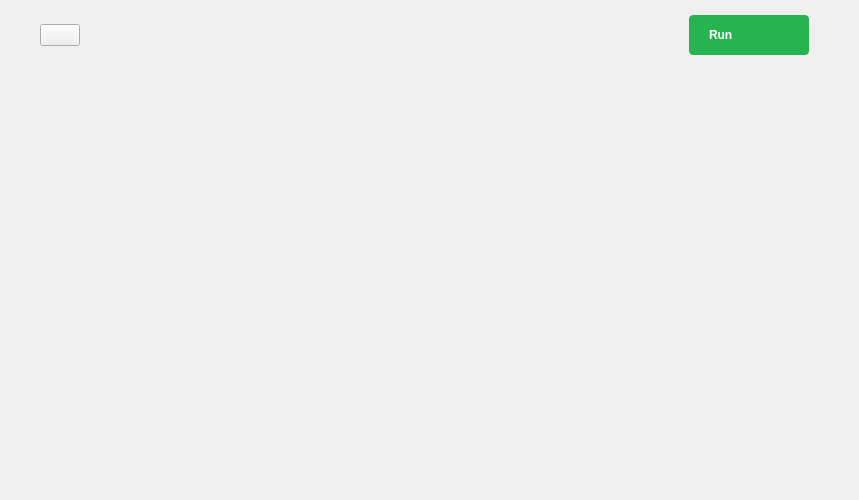
<?xml version="1.0" encoding="UTF-8"?>
<ui version="4.0">
 <class>DigitalIO</class>
 <widget class="QWidget" name="DigitalIO">
  <property name="geometry">
   <rect>
    <x>0</x>
    <y>0</y>
    <width>859</width>
    <height>500</height>
   </rect>
  </property>
  <property name="sizePolicy">
   <sizepolicy hsizetype="Preferred" vsizetype="Preferred">
    <horstretch>0</horstretch>
    <verstretch>0</verstretch>
   </sizepolicy>
  </property>
  <property name="minimumSize">
   <size>
    <width>0</width>
    <height>500</height>
   </size>
  </property>
  <property name="windowTitle">
   <string>Form</string>
  </property>
  <layout class="QVBoxLayout" name="verticalLayout">
   <property name="spacing">
    <number>0</number>
   </property>
   <property name="leftMargin">
    <number>0</number>
   </property>
   <property name="topMargin">
    <number>0</number>
   </property>
   <property name="rightMargin">
    <number>0</number>
   </property>
   <property name="bottomMargin">
    <number>0</number>
   </property>
   <item>
    <widget class="adiscope::DetachDragZone" name="widget" native="true">
     <property name="minimumSize">
      <size>
       <width>0</width>
       <height>50</height>
      </size>
     </property>
     <layout class="QVBoxLayout" name="verticalLayout_3">
      <property name="spacing">
       <number>0</number>
      </property>
      <property name="leftMargin">
       <number>0</number>
      </property>
      <property name="topMargin">
       <number>0</number>
      </property>
      <property name="rightMargin">
       <number>0</number>
      </property>
      <property name="bottomMargin">
       <number>0</number>
      </property>
      <item>
       <layout class="QHBoxLayout" name="horizontalLayout">
        <property name="spacing">
         <number>0</number>
        </property>
        <property name="topMargin">
         <number>15</number>
        </property>
        <item>
         <spacer name="horizontalSpacer_2">
          <property name="orientation">
           <enum>Qt::Horizontal</enum>
          </property>
          <property name="sizeType">
           <enum>QSizePolicy::Preferred</enum>
          </property>
          <property name="sizeHint" stdset="0">
           <size>
            <width>40</width>
            <height>20</height>
           </size>
          </property>
         </spacer>
        </item>
        <item>
         <widget class="adiscope::LinkedButton" name="btnHelp"/>
        </item>
        <item>
         <spacer name="horizontalSpacer">
          <property name="orientation">
           <enum>Qt::Horizontal</enum>
          </property>
          <property name="sizeHint" stdset="0">
           <size>
            <width>40</width>
            <height>0</height>
           </size>
          </property>
         </spacer>
        </item>
        <item>
         <widget class="QPushButton" name="btnRunStop">
          <property name="layoutDirection">
           <enum>Qt::RightToLeft</enum>
          </property>
          <property name="styleSheet">
           <string notr="true">QPushButton {
  width: 80px;
  height: 40px;
  border-radius: 4px;
  background-color: #27b34f;
  color: white;
  
  font-weight: bold;
  text-align: left;
  padding-left: 20px;
  padding-right: 20px;
}

QPushButton::checked {
  background-color: #F45000;
}

QPushButton:disabled {
background-color: grey;
}</string>
          </property>
          <property name="text">
           <string>Run</string>
          </property>
          <property name="icon">
           <iconset resource="../resources/resources.qrc">
            <normaloff>:/icons/play.svg</normaloff>
            <normalon>:/icons/scopy-default/icons/play_stop.svg</normalon>:/icons/play.svg</iconset>
          </property>
          <property name="iconSize">
           <size>
            <width>8</width>
            <height>10</height>
           </size>
          </property>
          <property name="checkable">
           <bool>true</bool>
          </property>
         </widget>
        </item>
        <item>
         <spacer name="horizontalSpacer_3">
          <property name="orientation">
           <enum>Qt::Horizontal</enum>
          </property>
          <property name="sizeType">
           <enum>QSizePolicy::Preferred</enum>
          </property>
          <property name="sizeHint" stdset="0">
           <size>
            <width>50</width>
            <height>0</height>
           </size>
          </property>
         </spacer>
        </item>
       </layout>
      </item>
      <item>
       <layout class="QHBoxLayout" name="horizontalLayout_2">
        <property name="topMargin">
         <number>0</number>
        </property>
        <property name="rightMargin">
         <number>0</number>
        </property>
        <item>
         <layout class="QVBoxLayout" name="verticalLayout_2">
          <property name="rightMargin">
           <number>0</number>
          </property>
          <property name="bottomMargin">
           <number>0</number>
          </property>
          <item>
           <spacer name="verticalSpacer_2">
            <property name="orientation">
             <enum>Qt::Vertical</enum>
            </property>
            <property name="sizeType">
             <enum>QSizePolicy::Preferred</enum>
            </property>
            <property name="sizeHint" stdset="0">
             <size>
              <width>20</width>
              <height>200</height>
             </size>
            </property>
           </spacer>
          </item>
          <item>
           <widget class="QWidget" name="dioContainer" native="true">
            <property name="sizePolicy">
             <sizepolicy hsizetype="Expanding" vsizetype="Expanding">
              <horstretch>0</horstretch>
              <verstretch>0</verstretch>
             </sizepolicy>
            </property>
            <layout class="QVBoxLayout" name="containerLayout">
             <property name="spacing">
              <number>0</number>
             </property>
             <property name="leftMargin">
              <number>0</number>
             </property>
             <property name="topMargin">
              <number>0</number>
             </property>
             <property name="rightMargin">
              <number>0</number>
             </property>
             <property name="bottomMargin">
              <number>0</number>
             </property>
            </layout>
           </widget>
          </item>
          <item>
           <spacer name="verticalSpacer">
            <property name="orientation">
             <enum>Qt::Vertical</enum>
            </property>
            <property name="sizeType">
             <enum>QSizePolicy::Preferred</enum>
            </property>
            <property name="sizeHint" stdset="0">
             <size>
              <width>20</width>
              <height>200</height>
             </size>
            </property>
           </spacer>
          </item>
         </layout>
        </item>
       </layout>
      </item>
      <item>
       <widget class="adiscope::InstrumentNotes" name="instrumentNotes" native="true"/>
      </item>
     </layout>
    </widget>
   </item>
  </layout>
 </widget>
 <customwidgets>
  <customwidget>
   <class>adiscope::DetachDragZone</class>
   <extends>QWidget</extends>
   <header>gui/detachdragzone.h</header>
   <container>1</container>
  </customwidget>
  <customwidget>
   <class>adiscope::InstrumentNotes</class>
   <extends>QWidget</extends>
   <header>gui/instrumentnotes.h</header>
   <container>1</container>
  </customwidget>
  <customwidget>
   <class>adiscope::LinkedButton</class>
   <extends>QPushButton</extends>
   <header>gui/linked_button.hpp</header>
  </customwidget>
 </customwidgets>
 <resources>
  <include location="../resources/resources.qrc"/>
  <include location="../resources/resources.qrc"/>
 </resources>
 <connections/>
</ui>
